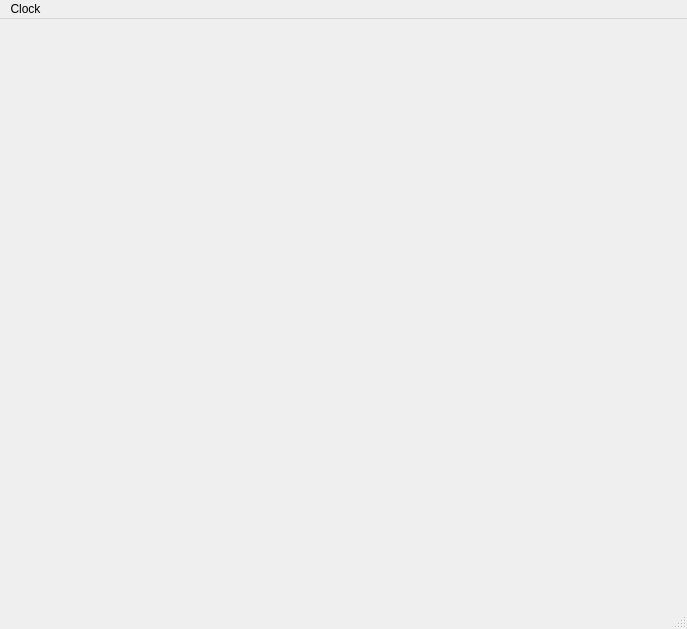
<?xml version="1.0" encoding="UTF-8"?>
<ui version="4.0">
 <class>MainWindow</class>
 <widget class="QMainWindow" name="MainWindow">
  <property name="geometry">
   <rect>
    <x>0</x>
    <y>0</y>
    <width>687</width>
    <height>629</height>
   </rect>
  </property>
  <property name="windowTitle">
   <string>MainWindow</string>
  </property>
  <widget class="QWidget" name="centralwidget">
   <property name="sizePolicy">
    <sizepolicy hsizetype="Expanding" vsizetype="Expanding">
     <horstretch>0</horstretch>
     <verstretch>0</verstretch>
    </sizepolicy>
   </property>
   <layout class="QGridLayout" name="gridLayout">
    <item row="1" column="0">
     <widget class="QWidget" name="BottomBar" native="true">
      <property name="sizePolicy">
       <sizepolicy hsizetype="Preferred" vsizetype="Fixed">
        <horstretch>0</horstretch>
        <verstretch>0</verstretch>
       </sizepolicy>
      </property>
      <property name="minimumSize">
       <size>
        <width>0</width>
        <height>30</height>
       </size>
      </property>
     </widget>
    </item>
    <item row="0" column="0">
     <widget class="QWidget" name="CenterWindow" native="true"/>
    </item>
   </layout>
  </widget>
  <widget class="QMenuBar" name="menubar">
   <property name="geometry">
    <rect>
     <x>0</x>
     <y>0</y>
     <width>687</width>
     <height>33</height>
    </rect>
   </property>
   <widget class="QMenu" name="menuClock">
    <property name="title">
     <string>Clock</string>
    </property>
   </widget>
   <addaction name="menuClock"/>
  </widget>
  <widget class="QStatusBar" name="ClockStatusBar"/>
 </widget>
 <resources/>
 <connections/>
</ui>
